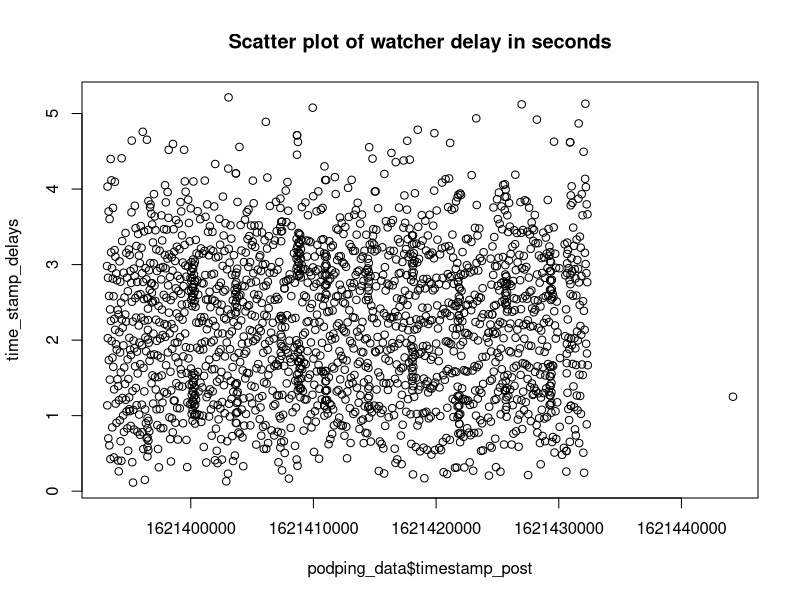
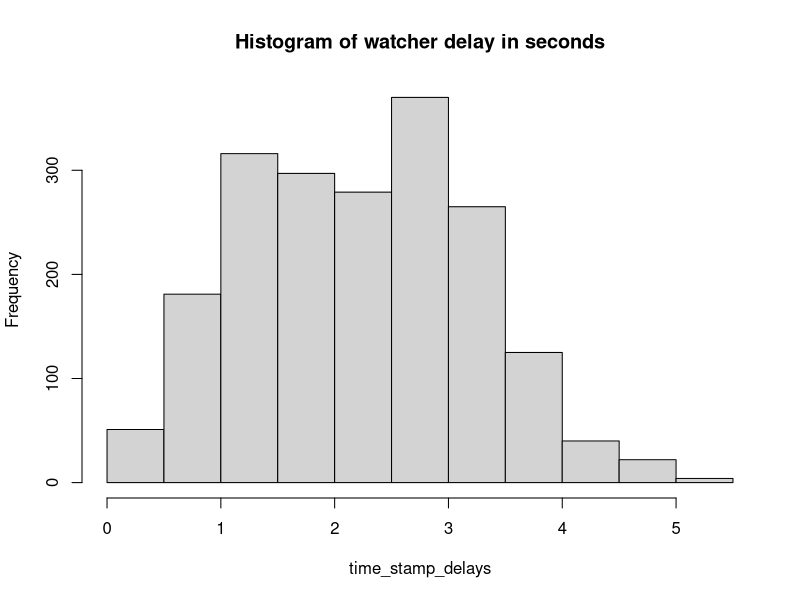

Here is the R script that generated these plots, in order:
#!/usr/bin/env Rscript
# A place holder script for data exploration and visualization
# (that actually does a little visualization)
#
# Requires installation of R, at a minimum for apt use:
#     $sudo apt install r-base r-base-core r-recommended
#
# Version 0.1
podping_data <- read.csv("data.csv")
# for a vector image could use: postscript(file="image-timestamp_delay.ps")
time_stamp_delays <- podping_data$timestamp_seen-podping_data$timestamp_post
png(file="image-timestamp_delay.png",
    width=600, height=600)
plot(
  x=podping_data$timestamp_post,
  y=time_stamp_delays,
  main="Scatter plot of watcher delay in seconds"
)
dev.off()
png(file="image-timestamp_delay_hist.png",
    width=600, height=600)
hist(
  time_stamp_delays,
  main="Histogram of watcher delay in seconds"
)
dev.off()
